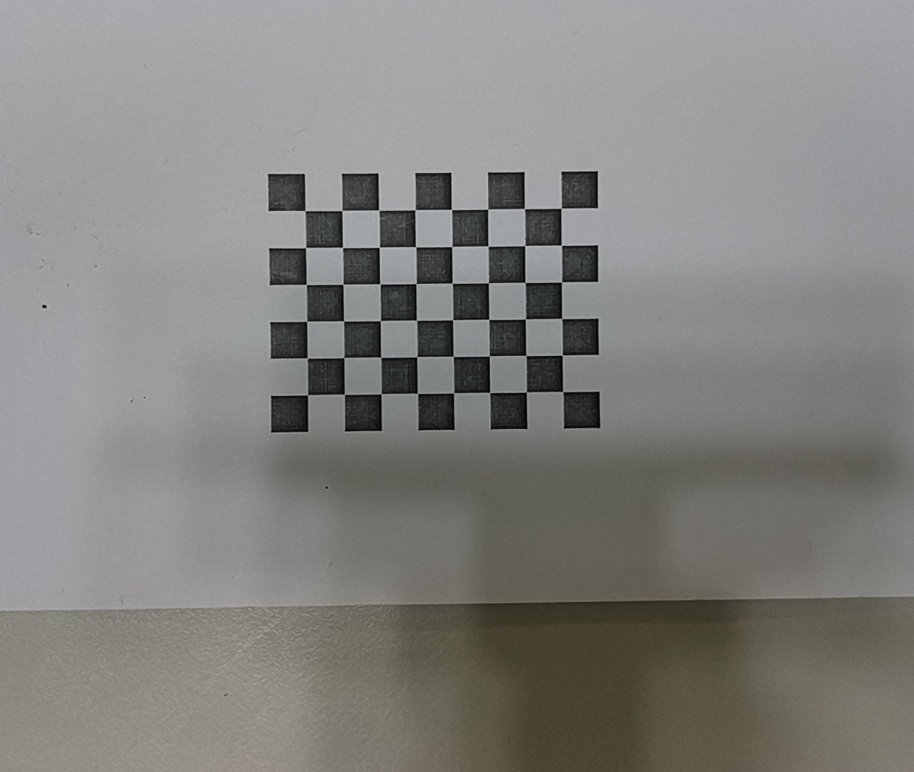
#> input picture 2023_03_20_11_29_41/img/1.jpg, 914 x 772 px, shrunk from 1280 x 1080 before the run, found by its file name; its folder holds only this picture in this run
$ python HandEye_calibration.py
#> lines starting #> are read from the running program, lines starting #| are printed output that depends on the picture; after the words box and inside, x2 and y2 are one past the last pixel; in counts of white or black regions, pixels touching at a corner belong together
### SDK.py
import cv2
from math import *
import traceback
import numpy as np


def define_chess(chess_board_x_num,chess_board_y_num,square_size):
    '''
        :param chess_board_x_num: 棋盤格x方向格子數
        :param chess_board_y_num: 棋盤格y方向格子數
        :param square_size: 單位棋盤格長度,cm
        :return: 棋盤格世界座標，投影坐標系
    '''
    #定義棋盤格世界座標
    objp = np.zeros((chess_board_x_num*chess_board_y_num,3), np.float32)
    objp[:,:2] = np.mgrid[0:chess_board_x_num,0:chess_board_y_num].T.reshape(-1,2)*square_size

    #繪製出棋盤格投影座標-長度為3格，Z軸設定為-3即出紙面 為-Z
    axis = np.float32([[3,0,0], [0,3,0], [0,0,-3]]).reshape(-1,3)*square_size
    return objp,axis


#畫出投影坐標系
def draw(img, corners, imgpts,tvecs):
    '''
        :param img: 圖片
        :param corners: 棋盤格上的每個角點
        :param imgpts: projectPoints求得的投影座標
        :param tvecs: solvepnp求得的位移向量
        :return: img : 畫上投影座標後的圖片
    '''
    corner = tuple(map(int, corners[0].ravel()))
    img = cv2.line(img, corner, tuple(map(int,imgpts[0].ravel())), (0,0,255), 5)#X
    img = cv2.line(img, corner, tuple(map(int,imgpts[1].ravel())), (0,255,0), 5)#Y
    img = cv2.line(img, corner, tuple(map(int,imgpts[2].ravel())), (255,0,0), 5)#Z
    x, y = corner
    cv2.putText(img, f"(X:{round(tvecs[0][0], 2)*10}mm,Y:{round(tvecs[1][0], 2)*10}mm,Z:{round(tvecs[2][0], 2)*10}mm)",
                (x,y-45), cv2.FONT_HERSHEY_SIMPLEX,
                1, (55, 200, 255), 2, cv2.LINE_AA)
    return img


#根據歐拉角計算旋轉矩陣
# [32 lines left out: functions myRPY2R_robot, pose_robot, not called in this run]

#取得相機外參: 標定板座標原點相對於相機原點的變換矩陣
def get_RT_from_chessboard(img_path,chess_board_x_num,chess_board_y_num,K,check,objp,axis,dist,Cam_point,mtx):
    '''
    :param img_path: 讀取圖片
    :param chess_board_x_num: 棋盤格x方向格子數
    :param chess_board_y_num: 棋盤格y方向格子數
    :param K: 相機內參
    :param check: 是否停下查看圖片,0 = 不停下快速讀完,1 = 停下查看投影圖片
    :param objp: 棋盤格世界座標
    :param axis: 投影座標
    :param dist: 畸變系數
    :param Cam_point: 存放每張棋盤個原點solvepnp後得到的位移向量
    :param mtx: 相機內參

    :return: RT 相機外參
    '''
#> called with chess_board_x_num = 8, chess_board_y_num = 6, K = array of shape (3, 3), check = 0, objp = array of shape (48, 3), axis = array of shape (3, 3), mtx = array of shape (3, 3)

    img = cv2.imread(img_path)
#> img is the input picture: shape (772, 914, 3); mean B, G, R 127.7, 130.5, 131.2
    gray = cv2.cvtColor(img, cv2.COLOR_BGR2GRAY)
    ret, corners = cv2.findChessboardCorners(gray, (chess_board_x_num, chess_board_y_num), None)
#> ret = True; corners = 48 rows, first 8: [305, 210.6], [342, 210.5], [378.7, 210.3], [415.2, 209.6], [451.5, 209.5], [487.5, 208.9], [524.4, 208.7], [561.1, 208]
    criteria = (cv2.TERM_CRITERIA_EPS + cv2.TERM_CRITERIA_MAX_ITER, 30, 0.001)
    if ret == True:
        try:
            corners2 = cv2.cornerSubPix(gray, corners, (11, 11), (-1, -1), criteria)
#> corners2 = 48 rows, first 8: [304.9, 210.6], [341.8, 210.5], [378.7, 210.4], [414.8, 209.7], [451.4, 209.5], [487.6, 209.1], [524.4, 208.6], [561.1, 208.2]

            # Find the rotation and translation vectors.
            ret, rvecs, tvecs = cv2.solvePnP(objp, corners2, K, dist)
#> rvecs = [0.0348, 0.0128, -0.00849]; tvecs = [-10.76, -10.78, 51.77]
            # [4 lines of commented-out code are left out]
            Cam_point.append(tvecs)#獲取每張圖的棋盤格原點
            # project 3D points to image plane
            imgpts, jac = cv2.projectPoints(axis, rvecs, tvecs, mtx, dist)
#> imgpts = [[414.7, 210], [307, 321.2], [279.3, 190.8]]

            img = draw(img, corners2, imgpts,tvecs)
#> in draw, `corner = tuple(map(int, corners[0].ravel()))`: corner = (304, 210)
#> in draw, `img = cv2.line(img, corner, tuple(map(int,imgpts[2].ravel())), (255,0,..`: img: shape (772, 914, 3); mean B, G, R 127.5, 130.5, 131.2
#> in draw, `x, y = corner`: x = 304; y = 210
#> in draw, `cv2.putText(img, f"(X:{round(tvecs[0][0], 2)*10}mm,Y:{round(tvecs[1][0..`:
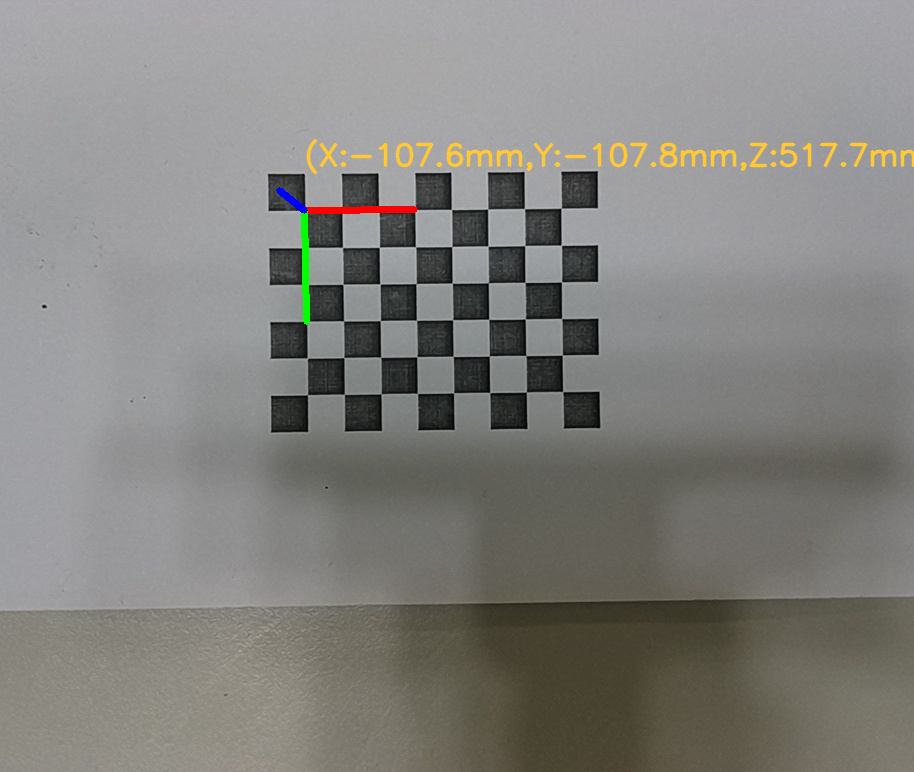
#> img: shape (772, 914, 3); mean B, G, R 126.9, 130.8, 131.7
            img = cv2.circle(img, (img.shape[1] // 2, img.shape[0] // 2), 2, (255, 0, 0), -1)
#> img: shape (772, 914, 3); under 0.01% of pixels changed, all inside (x1, y1, x2, y2) = (455, 384, 460, 389)

        except:
            print("wrong")
            print(traceback.print_exc())

    RT=np.column_stack(((cv2.Rodrigues(rvecs))[0],tvecs))
#> RT = [[1, 0.00871, 0.0126, -10.76], [-0.00826, 0.999, -0.0349, -10.78], [-0.0129, 0.0347, 0.999, 51.77]]
    RT = np.row_stack((RT, np.array([0, 0, 0, 1])))
#> RT = [[1, 0.00871, 0.0126, -10.76], [-0.00826, 0.999, -0.0349, -10.78], [-0.0129, 0.0347, 0.999, 51.77], [0, 0, 0, 1]]
    img = draw(img, corners2, imgpts,tvecs)
#> in draw (call 2), `img = cv2.line(img, corner, tuple(map(int,imgpts[0].ravel())), (0,0,25..`: img: shape (772, 914, 3); mean B, G, R 126.9, 130.8, 131.7
#> in draw (call 2), `img = cv2.line(img, corner, tuple(map(int,imgpts[1].ravel())), (0,255,..`: img: shape (772, 914, 3); mean B, G, R 126.9, 130.8, 131.7
#> in draw (call 2), `cv2.putText(img, f"(X:{round(tvecs[0][0], 2)*10}mm,Y:{round(tvecs[1][0..`: img: shape (772, 914, 3); mean B, G, R 126.8, 130.8, 131.8
    cv2.imshow('img', img)
    #check = 1 停下查看棋盤格投影座標圖片, check = 0 快速完成
    if check:
        cv2.waitKey(0)
    else:
        cv2.waitKey(1)

    return RT

### HandEye_calibration.py
'''

最後修正日期：2023/03/28

將手眼校正的 眼在手內，校正完成

重點: 在手眼校正函數 calibrateHandeye() 中，需設定校正方法 method = 3 = cv2.CALIB_HAND_EYE_ANDREFF (針對眼在手上)

'''
import pandas as pd
import cv2
import numpy as np
import glob
from math import *
import pandas as pd
import os
import yaml
import traceback
import time
from SDK import *
import argparse

'''
   dir           : 校正影像及pos手臂資訊，儲存資料夾路徑
   chess_board_x_num img  : 標定板x軸點數量 預設8
   chess_board_y_num      : 標定板x軸點數量 預設6
   save_RT                : 儲存手眼標定結果 預設0 不儲存，1 儲存
   show_RT_validate       : 顯示手眼標定驗證結果 預設1 顯示，0 顯示

'''
def HandEye_Calibration(dir,camera_matrix,chess_board_x_num=8,chess_board_y_num=6,save_RT=0,show_RT_validate=1):
    #機械手臂位置及相機拍攝圖片
    lsdir = file
    square_size = 1.2 # 標定板方格大小（单位：cm）
    Cam_point = []#存放標定板原點相對於相機的座標
    #讀取相機內參
    with open(camera_matrix, 'r') as f:
        data = yaml.load(f.read(),Loader = yaml.FullLoader)

    #相機內參矩陣
    mtx  = np.array(data["camera_matrix"], dtype=np.float64)
    dist = None

    #取得棋盤格世界座標及投影座標
    objp,axis = define_chess(chess_board_x_num,chess_board_y_num,square_size)

    good_picture=[]#存放棋盤格圖片
    pic_num = 1
    for i in os.listdir(f'{lsdir}/img'):
        if i != None:
            if i.split('.')[1] == "jpg":
                # print(i)
                good_picture.append(pic_num)
                pic_num += 1

    # print(good_picture)
    folder = f'{lsdir}/img'

    """
        獲取每一張標定板到相機的變換矩陣
    """
    #計算board to cam 變換矩陣
    R_all_chess_to_cam_1=[]
    T_all_chess_to_cam_1=[]

    #找出標定板相對於相機座標的變換矩陣，並依序存放至陣列中
    for i in good_picture:

        image_path=folder+'/'+str(i)+'.jpg'
        RT=get_RT_from_chessboard(image_path, chess_board_x_num, chess_board_y_num, mtx,0,objp,axis,dist,Cam_point,mtx)
        R_all_chess_to_cam_1.append(RT[:3,:3])
        T_all_chess_to_cam_1.append(RT[:3, 3].reshape((3,1)))

    """
        獲取每一張相片拍攝時對應的手臂座標姿態變換矩陣
    """
    file_address=f'{lsdir}/pos/pos.csv'#从记录文件读取机器人六个位姿
#> (the run stopped early here; a loop or call above may not have finished)
